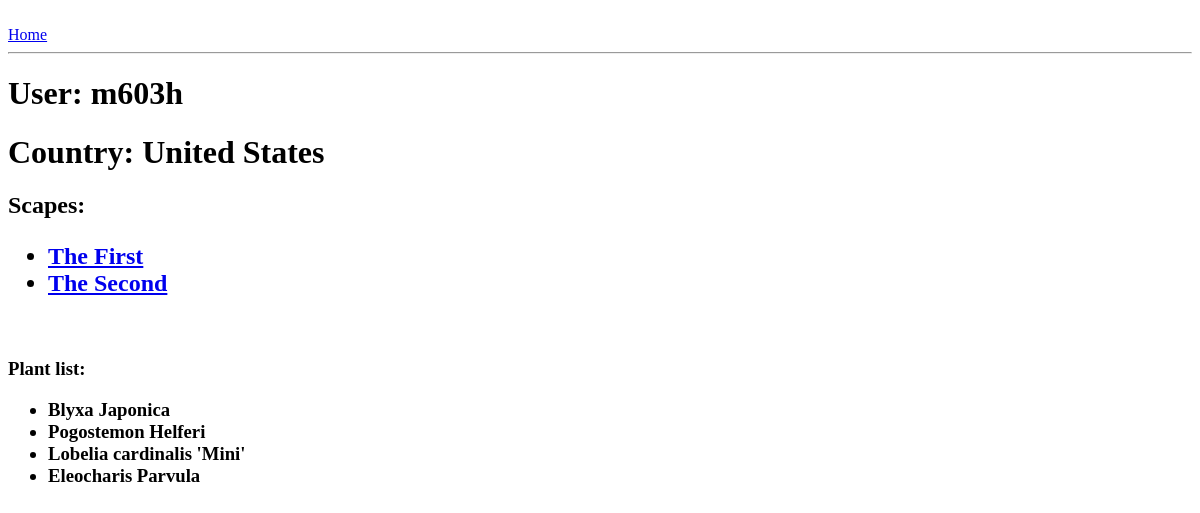
The page /profile/1 on the database as committed earlier.
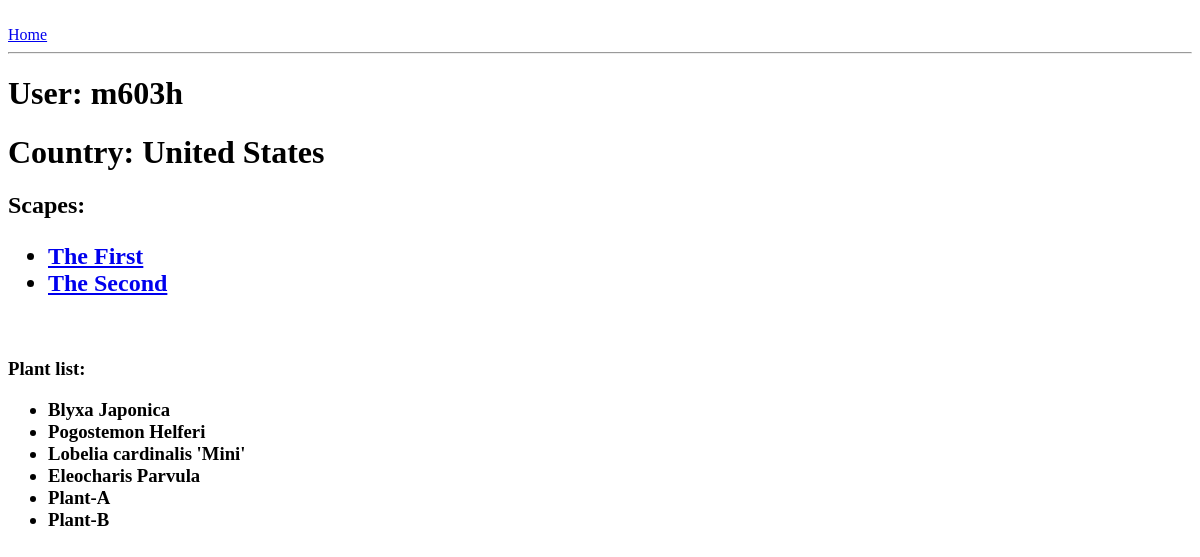
The same page on the database as committed later.
### scape/models.py (models this page shows, shortened)
class Profile(models.Model):
    user_profile = models.ForeignKey(User, on_delete=models.CASCADE, related_name="user_profile")
    country = models.CharField(max_length=200)
    instagram = models.CharField(max_length=200)

class Scape(models.Model):
     name = models.CharField(max_length=200)
     owner = models.ForeignKey(Profile, on_delete=models.CASCADE)
     size = models.ForeignKey(TankSize, on_delete=models.CASCADE)
     volume = models.ForeignKey(TankVolume, on_delete=models.CASCADE)
     filtration = models.ForeignKey(TankFilter, on_delete=models.CASCADE)
     lighting = models.ForeignKey(TankLight, on_delete=models.CASCADE)
     co2 = models.ForeignKey(TankCo2,on_delete=models.CASCADE)
     soil = models.ForeignKey(TankSoil, on_delete=models.CASCADE)
     hardscape = models.ManyToManyField(TankHardscape)
     plants = models.ManyToManyField(Plant, blank = True, related_name='plants')
     fish = models.ManyToManyField(Fish, blank= True)
     invertebrates = models.ManyToManyField(Invertebrate, blank = True)

### flora/models.py (models this page shows)
class Plant(models.Model):
     name = models.CharField(max_length=100)
     def __str__(self):
        return self.name

### scape/views.py (the view)
# urls.py: path('profile/<int:pk>', profile_view, name='profile-detail'),
def profile_view(request, pk):
    clean_list=[]
    plant_list=[]
    profile_obj = Profile.objects.get(id=pk)
    scapes = Scape.objects.filter(owner=pk)
    for i in scapes:
        scape = i.plants.all()
        for x in scape:
            plant_list.append(x)
    [clean_list.append(x) for x in plant_list if x not in clean_list]
    plant_list = clean_list
    context = {
        'scapes' : scapes,
        'profile' : profile_obj,
        'plant_list' : plant_list,
    }
    return render(request, 'user_details.html', context)

### scape/templates/user_details.html (shortened to what this page needs)
<!DOCTYPE html>
<html>
    <head>
        <link rel="stylesheet" href="">
    </head>
    <body>
        <br>
        <a href="{% url 'home'%}">Home</a>
        <br>
        <hr>
        <h1>User: {{profile.user_profile}} </h1>
        <h1>Country: {{profile.country}}</h1>
        <h2>Scapes:
            <ul>
                {% for i in scapes %}
                    <li><a href="{% url 'scape-detail' i.pk %}">{{i.name}} </a></li>
                {% endfor %}
            </ul>
        </h2>
        <br>
        <h3> Plant list:
            <ul>
                {%for x in plant_list%}
                    <li>
                        {{x}}
                    </li>
                {% endfor %}
            </ul>
        </h3>
    </body>
</html>

Rows that differ between the two databases and show on the page:
added Plant: name "Plant-A"
added Plant: name "Plant-B"
